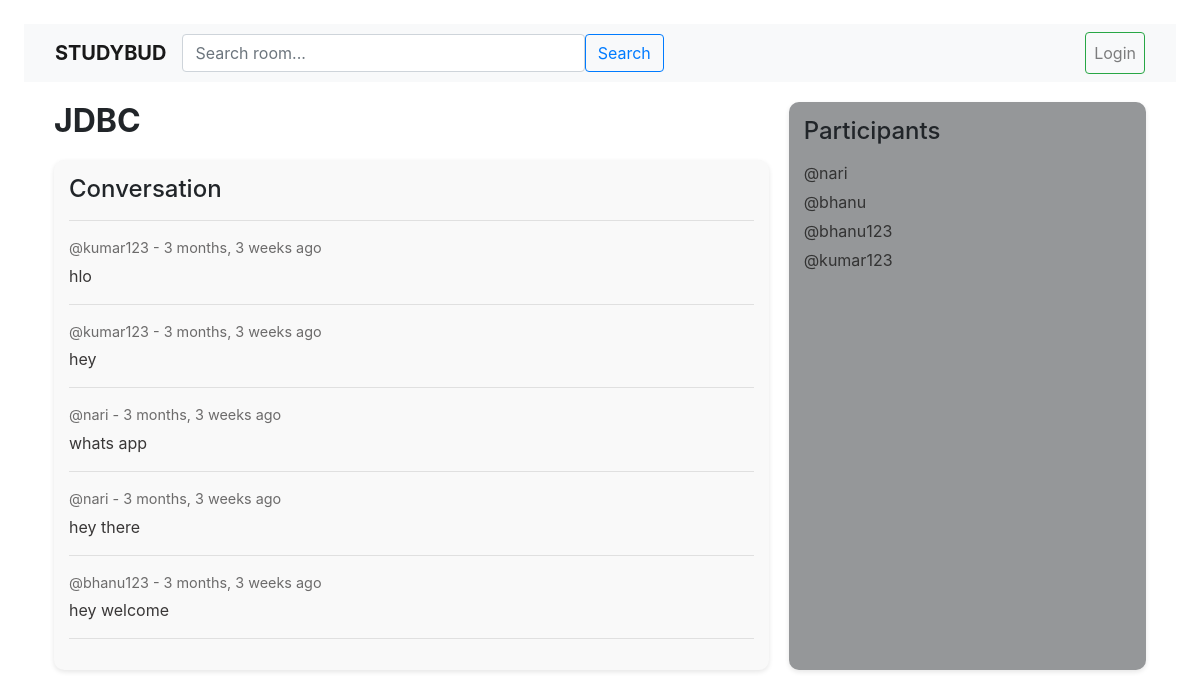
The app's page /room/8 with its own data.
### base/models.py (models this page shows, shortened)
class Room(models.Model):
    host=models.ForeignKey(User,on_delete=models.SET_NULL,null=True)
    topic=models.ForeignKey(Topic,on_delete=models.SET_NULL,null=True)
    name=models.CharField(max_length=200)
    description=models.TextField(null=True,blank=True)
    participents=models.ManyToManyField(User,related_name='participents',blank=True)
    updated= models.DateTimeField(auto_now=True)
    created=models.DateTimeField(auto_now_add=True)
    class Meta:
        ordering=['-updated','-created']

class Message(models.Model):
    user=models.ForeignKey(User,on_delete=models.CASCADE)
    room=models.ForeignKey(Room,on_delete=models.CASCADE)
    body=models.TextField()
    updated= models.DateTimeField(auto_now=True)
    created=models.DateTimeField(auto_now_add=True)
    class Meta:
        ordering=['-updated','-created']

### base/views.py (the view, shortened to what this page needs)
# urls.py: path('room/<str:pk>',views.room,name="room"),
def room(request,pk):
    room=Room.objects.get(id=pk)
    roommessages = room.message_set.all()
    participents=room.participents.all()
    context={'room':room,'roommessages':roommessages,'participents':participents}
    return render(request,"base/room.html",context)

### base/templates/base/room.html (shortened to what this page needs)
{% extends 'main.html' %}
{% block content %}
<div class="container">
    <div class="room-container">
        <div>
            <h1>{{ room.name }}</h1>
            <div class="comment-wrapper">
                <h3>Conversation</h3>
                <hr />
                {% for message in roommessages %}
                <div>
                    <small>@{{ message.user }} - {{ message.created | timesince }} ago</small>
                    <p>{{ message.body }}</p>
                    <hr />
                </div>
                {% endfor %}
            </div>
        </div>
        <div class="participants-section">
            <h3>Participants</h3>
            {% for per in participents %}
            <div>
                <p>@{{ per.username }}</p>
            </div>
            {% endfor %}
        </div>
    </div>
</div>
{% endblock %}

### templates/main.html (shortened to what this page needs)
<!DOCTYPE html>
<html lang="en">
<head>
    <link href="https://stackpath.bootstrapcdn.com/bootstrap/4.5.2/css/bootstrap.min.css" rel="stylesheet">
</head>
<body style="padding: 2%;">
    {% include 'navbar.html' %}
    <div class="container-fluid">
        {% block content %}
        {% endblock %}
    </div>
</body>
</html>

### templates/navbar.html (shortened to what this page needs)
<nav class="navbar navbar-expand-lg navbar-light bg-light">
    <div class="container-fluid">
        <a class="navbar-brand font-weight-bold" href="/">STUDYBUD</a>
        <div class="collapse navbar-collapse justify-content-between" id="navbarNav">
            <form class="d-flex w-50" action="{% url 'home' %}">
                <input class="form-control me-2" type="search" name="q" placeholder="Search room..." aria-label="Search">
                <button class="btn btn-outline-primary" type="submit">Search</button>
            </form>
            <ul class="navbar-nav">
                {% if request.user.is_authenticated %}
                <li class="nav-item dropdown">
                    <a class="nav-link dropdown-toggle" href="#" id="userDropdown" role="button" data-bs-toggle="dropdown" aria-expanded="false">
                        Hello, {{ request.user }}
                    </a>
                    <ul class="dropdown-menu dropdown-menu-end" aria-labelledby="userDropdown">
                        <li><a class="dropdown-item" href="{% url 'logout' %}">Logout</a></li>
                    </ul>
                </li>
                {% else %}
                <li class="nav-item">
                    <a class="nav-link btn btn-outline-success ms-2" href="{% url 'login' %}">Login</a>
                </li>
                {% endif %}
            </ul>
        </div>
    </div>
</nav>

### base/templates/base/room.html (style rules this page uses)
.room-container { display: grid; grid-template-columns: 2fr 1fr; gap: 20px; margin-top: 20px; }
.room-container h1 { font-size: 2rem; font-weight: bold; }
.room-container p { font-size: 1rem; color: #393737; }
.comment-wrapper { margin-top: 20px; background-color: #f9f9f9; padding: 15px; border-radius: 10px; box-shadow: 0 2px 5px rgba(0, 0, 0, 0.1); }
.comment-wrapper h3 { font-size: 1.5rem; margin-bottom: 15px; }
.comment-wrapper div { margin-bottom: 15px; }
.comment-wrapper small { display: block; color: #6c6b6b; font-size: 0.9rem; }
.comment-wrapper p { margin: 5px 0; }
.participants-section { background-color: #959799; padding: 15px; border-radius: 10px; box-shadow: 0 2px 5px rgba(0, 0, 0, 0.1); }
.participants-section h3 { font-size: 1.5rem; margin-bottom: 15px; }
.participants-section p { font-size: 1rem; color: #333; margin: 5px 0; }

### records on screen
Room: name "JDBC"
Message: user "kumar123", created "3 months, 3 weeks", body "hlo"
Message: user "kumar123", created "3 months, 3 weeks", body "hey"
Message: user "nari", created "3 months, 3 weeks", body "whats app"
Message: user "nari", created "3 months, 3 weeks", body "hey there"
Message: user "bhanu123", created "3 months, 3 weeks", body "hey welcome"

### other values on screen
{{ per.username }} "nari"
{{ per.username }} "bhanu"
{{ per.username }} "bhanu123"
{{ per.username }} "kumar123"
